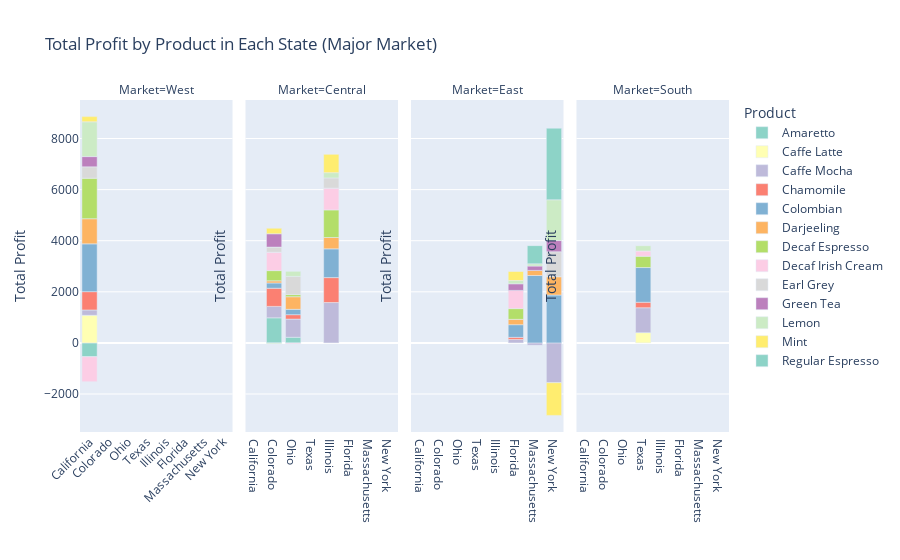

Notebook source saved alongside this figure:
### Code cell
# Profit distribution in major market
major_market = data[data['Market_size'] == 'Major Market']
major_market_summary = major_market.groupby(['State', 'Product', 'Market']).Profit.sum().reset_index()

fig = px.bar(major_market_summary, x='State', y='Profit', color='Product', 
             title='Total Profit by Product in Each State (Major Market)', 
             labels={'State': 'State', 'Profit': 'Total Profit'},
             color_discrete_sequence=px.colors.qualitative.Set3,
             facet_col='Market')

fig.update_xaxes(categoryorder='array')
fig.update_xaxes(title_text='')
fig.update_yaxes(title_text='Total Profit')
fig.update_layout(legend_title_text='Product', xaxis_tickangle=-45)

fig.show()

### Figure 1 — Plotly figure (JSON) as saved in the notebook; plotly's stock layout.template omitted (floating-point values rounded to 4 significant figures)
{"data": [{"alignmentgroup": "True", "hovertemplate": "Product=Amaretto<br>Market=West<br>State=%{x}<br>Total Profit=%{y}<extra></extra>", "legendgroup": "Amaretto", "marker": {"color": "rgb(141,211,199)", "pattern": {"shape": ""}}, "name": "Amaretto", "offsetgroup": "Amaretto", "orientation": "v", "showlegend": true, "textposition": "auto", "type": "bar", "x": ["California"], "xaxis": "x", "y": [-542], "yaxis": "y"}, {"alignmentgroup": "True", "hovertemplate": "Product=Amaretto<br>Market=Central<br>State=%{x}<br>Total Profit=%{y}<extra></extra>", "legendgroup": "Amaretto", "marker": {"color": "rgb(141,211,199)", "pattern": {"shape": ""}}, "name": "Amaretto", "offsetgroup": "Amaretto", "orientation": "v", "showlegend": false, "textposition": "auto", "type": "bar", "x": ["Colorado", "Ohio"], "xaxis": "x2", "y": [981, 219], "yaxis": "y2"}, {"alignmentgroup": "True", "hovertemplate": "Product=Caffe Latte<br>Market=West<br>State=%{x}<br>Total Profit=%{y}<extra></extra>", "legendgroup": "Caffe Latte", "marker": {"color": "rgb(255,255,179)", "pattern": {"shape": ""}}, "name": "Caffe Latte", "offsetgroup": "Caffe Latte", "orientation": "v", "showlegend": true, "textposition": "auto", "type": "bar", "x": ["California"], "xaxis": "x", "y": [1080], "yaxis": "y"}, {"alignmentgroup": "True", "hovertemplate": "Product=Caffe Latte<br>Market=South<br>State=%{x}<br>Total Profit=%{y}<extra></extra>", "legendgroup": "Caffe Latte", "marker": {"color": "rgb(255,255,179)", "pattern": {"shape": ""}}, "name": "Caffe Latte", "offsetgroup": "Caffe Latte", "orientation": "v", "showlegend": false, "textposition": "auto", "type": "bar", "x": ["Texas"], "xaxis": "x4", "y": [401], "yaxis": "y4"}, {"alignmentgroup": "True", "hovertemplate": "Product=Caffe Mocha<br>Market=West<br>State=%{x}<br>Total Profit=%{y}<extra></extra>", "legendgroup": "Caffe Mocha", "marker": {"color": "rgb(190,186,218)", "pattern": {"shape": ""}}, "name": "Caffe Mocha", "offsetgroup": "Caffe Mocha", "orientation": "v", "showlegend": true, "textposition": "auto", "type": "bar", "x": ["California"], "xaxis": "x", "y": [209], "yaxis": "y"}, {"alignmentgroup": "True", "hovertemplate": "Product=Caffe Mocha<br>Market=Central<br>State=%{x}<br>Total Profit=%{y}<extra></extra>", "legendgroup": "Caffe Mocha", "marker": {"color": "rgb(190,186,218)", "pattern": {"shape": ""}}, "name": "Caffe Mocha", "offsetgroup": "Caffe Mocha", "orientation": "v", "showlegend": false, "textposition": "auto", "type": "bar", "x": ["Colorado", "Illinois", "Ohio"], "xaxis": "x2", "y": [447, 1580, 711], "yaxis": "y2"}, {"alignmentgroup": "True", "hovertemplate": "Product=Caffe Mocha<br>Market=East<br>State=%{x}<br>Total Profit=%{y}<extra></extra>", "legendgroup": "Caffe Mocha", "marker": {"color": "rgb(190,186,218)", "pattern": {"shape": ""}}, "name": "Caffe Mocha", "offsetgroup": "Caffe Mocha", "orientation": "v", "showlegend": false, "textposition": "auto", "type": "bar", "x": ["Florida", "Massachusetts", "New York"], "xaxis": "x3", "y": [134, -97, -1560], "yaxis": "y3"}, {"alignmentgroup": "True", "hovertemplate": "Product=Caffe Mocha<br>Market=South<br>State=%{x}<br>Total Profit=%{y}<extra></extra>", "legendgroup": "Caffe Mocha", "marker": {"color": "rgb(190,186,218)", "pattern": {"shape": ""}}, "name": "Caffe Mocha", "offsetgroup": "Caffe Mocha", "orientation": "v", "showlegend": false, "textposition": "auto", "type": "bar", "x": ["Texas"], "xaxis": "x4", "y": [975], "yaxis": "y4"}, {"alignmentgroup": "True", "hovertemplate": "Product=Chamomile<br>Market=West<br>State=%{x}<br>Total Profit=%{y}<extra></extra>", "legendgroup": "Chamomile", "marker": {"color": "rgb(251,128,114)", "pattern": {"shape": ""}}, "name": "Chamomile", "offsetgroup": "Chamomile", "orientation": "v", "showlegend": true, "textposition": "auto", "type": "bar", "x": ["California"], "xaxis": "x", "y": [716], "yaxis": "y"}, {"alignmentgroup": "True", "hovertemplate": "Product=Chamomile<br>Market=Central<br>State=%{x}<br>Total Profit=%{y}<extra></extra>", "legendgroup": "Chamomile", "marker": {"color": "rgb(251,128,114)", "pattern": {"shape": ""}}, "name": "Chamomile", "offsetgroup": "Chamomile", "orientation": "v", "showlegend": false, "textposition": "auto", "type": "bar", "x": ["Colorado", "Illinois", "Ohio"], "xaxis": "x2", "y": [711, 975, 174], "yaxis": "y2"}, {"alignmentgroup": "True", "hovertemplate": "Product=Chamomile<br>Market=East<br>State=%{x}<br>Total Profit=%{y}<extra></extra>", "legendgroup": "Chamomile", "marker": {"color": "rgb(251,128,114)", "pattern": {"shape": ""}}, "name": "Chamomile", "offsetgroup": "Chamomile", "orientation": "v", "showlegend": false, "textposition": "auto", "type": "bar", "x": ["Florida"], "xaxis": "x3", "y": [82], "yaxis": "y3"}, {"alignmentgroup": "True", "hovertemplate": "Product=Chamomile<br>Market=South<br>State=%{x}<br>Total Profit=%{y}<extra></extra>", "legendgroup": "Chamomile", "marker": {"color": "rgb(251,128,114)", "pattern": {"shape": ""}}, "name": "Chamomile", "offsetgroup": "Chamomile", "orientation": "v", "showlegend": false, "textposition": "auto", "type": "bar", "x": ["Texas"], "xaxis": "x4", "y": [214], "yaxis": "y4"}, {"alignmentgroup": "True", "hovertemplate": "Product=Colombian<br>Market=West<br>State=%{x}<br>Total Profit=%{y}<extra></extra>", "legendgroup": "Colombian", "marker": {"color": "rgb(128,177,211)", "pattern": {"shape": ""}}, "name": "Colombian", "offsetgroup": "Colombian", "orientation": "v", "showlegend": true, "textposition": "auto", "type": "bar", "x": ["California"], "xaxis": "x", "y": [1871], "yaxis": "y"}, {"alignmentgroup": "True", "hovertemplate": "Product=Colombian<br>Market=Central<br>State=%{x}<br>Total Profit=%{y}<extra></extra>", "legendgroup": "Colombian", "marker": {"color": "rgb(128,177,211)", "pattern": {"shape": ""}}, "name": "Colombian", "offsetgroup": "Colombian", "orientation": "v", "showlegend": false, "textposition": "auto", "type": "bar", "x": ["Colorado", "Illinois", "Ohio"], "xaxis": "x2", "y": [206, 1125, 209], "yaxis": "y2"}, {"alignmentgroup": "True", "hovertemplate": "Product=Colombian<br>Market=East<br>State=%{x}<br>Total Profit=%{y}<extra></extra>", "legendgroup": "Colombian", "marker": {"color": "rgb(128,177,211)", "pattern": {"shape": ""}}, "name": "Colombian", "offsetgroup": "Colombian", "orientation": "v", "showlegend": false, "textposition": "auto", "type": "bar", "x": ["Florida", "Massachusetts", "New York"], "xaxis": "x3", "y": [496, 2638, 1873], "yaxis": "y3"}, {"alignmentgroup": "True", "hovertemplate": "Product=Colombian<br>Market=South<br>State=%{x}<br>Total Profit=%{y}<extra></extra>", "legendgroup": "Colombian", "marker": {"color": "rgb(128,177,211)", "pattern": {"shape": ""}}, "name": "Colombian", "offsetgroup": "Colombian", "orientation": "v", "showlegend": false, "textposition": "auto", "type": "bar", "x": ["Texas"], "xaxis": "x4", "y": [1359], "yaxis": "y4"}, {"alignmentgroup": "True", "hovertemplate": "Product=Darjeeling<br>Market=West<br>State=%{x}<br>Total Profit=%{y}<extra></extra>", "legendgroup": "Darjeeling", "marker": {"color": "rgb(253,180,98)", "pattern": {"shape": ""}}, "name": "Darjeeling", "offsetgroup": "Darjeeling", "orientation": "v", "showlegend": true, "textposition": "auto", "type": "bar", "x": ["California"], "xaxis": "x", "y": [984], "yaxis": "y"}, {"alignmentgroup": "True", "hovertemplate": "Product=Darjeeling<br>Market=Central<br>State=%{x}<br>Total Profit=%{y}<extra></extra>", "legendgroup": "Darjeeling", "marker": {"color": "rgb(253,180,98)", "pattern": {"shape": ""}}, "name": "Darjeeling", "offsetgroup": "Darjeeling", "orientation": "v", "showlegend": false, "textposition": "auto", "type": "bar", "x": ["Colorado", "Illinois", "Ohio"], "xaxis": "x2", "y": [84, 445, 494], "yaxis": "y2"}, {"alignmentgroup": "True", "hovertemplate": "Product=Darjeeling<br>Market=East<br>State=%{x}<br>Total Profit=%{y}<extra></extra>", "legendgroup": "Darjeeling", "marker": {"color": "rgb(253,180,98)", "pattern": {"shape": ""}}, "name": "Darjeeling", "offsetgroup": "Darjeeling", "orientation": "v", "showlegend": false, "textposition": "auto", "type": "bar", "x": ["Florida", "Massachusetts", "New York"], "xaxis": "x3", "y": [209, 199, 716], "yaxis": "y3"}, {"alignmentgroup": "True", "hovertemplate": "Product=Decaf Espresso<br>Market=West<br>State=%{x}<br>Total Profit=%{y}<extra></extra>", "legendgroup": "Decaf Espresso", "marker": {"color": "rgb(179,222,105)", "pattern": {"shape": ""}}, "name": "Decaf Espresso", "offsetgroup": "Decaf Espresso", "orientation": "v", "showlegend": true, "textposition": "auto", "type": "bar", "x": ["California"], "xaxis": "x", "y": [1585], "yaxis": "y"}, {"alignmentgroup": "True", "hovertemplate": "Product=Decaf Espresso<br>Market=Central<br>State=%{x}<br>Total Profit=%{y}<extra></extra>", "legendgroup": "Decaf Espresso", "marker": {"color": "rgb(179,222,105)", "pattern": {"shape": ""}}, "name": "Decaf Espresso", "offsetgroup": "Decaf Espresso", "orientation": "v", "showlegend": false, "textposition": "auto", "type": "bar", "x": ["Colorado", "Illinois", "Ohio"], "xaxis": "x2", "y": [400, 1080, 85], "yaxis": "y2"}, {"alignmentgroup": "True", "hovertemplate": "Product=Decaf Espresso<br>Market=East<br>State=%{x}<br>Total Profit=%{y}<extra></extra>", "legendgroup": "Decaf Espresso", "marker": {"color": "rgb(179,222,105)", "pattern": {"shape": ""}}, "name": "Decaf Espresso", "offsetgroup": "Decaf Espresso", "orientation": "v", "showlegend": false, "textposition": "auto", "type": "bar", "x": ["Florida"], "xaxis": "x3", "y": [420], "yaxis": "y3"}, {"alignmentgroup": "True", "hovertemplate": "Product=Decaf Espresso<br>Market=South<br>State=%{x}<br>Total Profit=%{y}<extra></extra>", "legendgroup": "Decaf Espresso", "marker": {"color": "rgb(179,222,105)", "pattern": {"shape": ""}}, "name": "Decaf Espresso", "offsetgroup": "Decaf Espresso", "orientation": "v", "showlegend": false, "textposition": "auto", "type": "bar", "x": ["Texas"], "xaxis": "x4", "y": [442], "yaxis": "y4"}, {"alignmentgroup": "True", "hovertemplate": "Product=Decaf Irish Cream<br>Market=West<br>State=%{x}<br>Total Profit=%{y}<extra></extra>", "legendgroup": "Decaf Irish Cream", "marker": {"color": "rgb(252,205,229)", "pattern": {"shape": ""}}, "name": "Decaf Irish Cream", "offsetgroup": "Decaf Irish Cream", "orientation": "v", "showlegend": true, "textposition": "auto", "type": "bar", "x": ["California"], "xaxis": "x", "y": [-976], "yaxis": "y"}, {"alignmentgroup": "True", "hovertemplate": "Product=Decaf Irish Cream<br>Market=Central<br>State=%{x}<br>Total Profit=%{y}<extra></extra>", "legendgroup": "Decaf Irish Cream", "marker": {"color": "rgb(252,205,229)", "pattern": {"shape": ""}}, "name": "Decaf Irish Cream", "offsetgroup": "Decaf Irish Cream", "orientation": "v", "showlegend": false, "textposition": "auto", "type": "bar", "x": ["Colorado", "Illinois", "Ohio"], "xaxis": "x2", "y": [716, 852, -34], "yaxis": "y2"}, {"alignmentgroup": "True", "hovertemplate": "Product=Decaf Irish Cream<br>Market=East<br>State=%{x}<br>Total Profit=%{y}<extra></extra>", "legendgroup": "Decaf Irish Cream", "marker": {"color": "rgb(252,205,229)", "pattern": {"shape": ""}}, "name": "Decaf Irish Cream", "offsetgroup": "Decaf Irish Cream", "orientation": "v", "showlegend": false, "textposition": "auto", "type": "bar", "x": ["Florida"], "xaxis": "x3", "y": [713], "yaxis": "y3"}, {"alignmentgroup": "True", "hovertemplate": "Product=Decaf Irish Cream<br>Market=South<br>State=%{x}<br>Total Profit=%{y}<extra></extra>", "legendgroup": "Decaf Irish Cream", "marker": {"color": "rgb(252,205,229)", "pattern": {"shape": ""}}, "name": "Decaf Irish Cream", "offsetgroup": "Decaf Irish Cream", "orientation": "v", "showlegend": false, "textposition": "auto", "type": "bar", "x": ["Texas"], "xaxis": "x4", "y": [205], "yaxis": "y4"}, {"alignmentgroup": "True", "hovertemplate": "Product=Earl Grey<br>Market=West<br>State=%{x}<br>Total Profit=%{y}<extra></extra>", "legendgroup": "Earl Grey", "marker": {"color": "rgb(217,217,217)", "pattern": {"shape": ""}}, "name": "Earl Grey", "offsetgroup": "Earl Grey", "orientation": "v", "showlegend": true, "textposition": "auto", "type": "bar", "x": ["California"], "xaxis": "x", "y": [445], "yaxis": "y"}, {"alignmentgroup": "True", "hovertemplate": "Product=Earl Grey<br>Market=Central<br>State=%{x}<br>Total Profit=%{y}<extra></extra>", "legendgroup": "Earl Grey", "marker": {"color": "rgb(217,217,217)", "pattern": {"shape": ""}}, "name": "Earl Grey", "offsetgroup": "Earl Grey", "orientation": "v", "showlegend": false, "textposition": "auto", "type": "bar", "x": ["Colorado", "Illinois", "Ohio"], "xaxis": "x2", "y": [204, 401, 711], "yaxis": "y2"}, {"alignmentgroup": "True", "hovertemplate": "Product=Earl Grey<br>Market=East<br>State=%{x}<br>Total Profit=%{y}<extra></extra>", "legendgroup": "Earl Grey", "marker": {"color": "rgb(217,217,217)", "pattern": {"shape": ""}}, "name": "Earl Grey", "offsetgroup": "Earl Grey", "orientation": "v", "showlegend": false, "textposition": "auto", "type": "bar", "x": ["New York"], "xaxis": "x3", "y": [978], "yaxis": "y3"}, {"alignmentgroup": "True", "hovertemplate": "Product=Green Tea<br>Market=West<br>State=%{x}<br>Total Profit=%{y}<extra></extra>", "legendgroup": "Green Tea", "marker": {"color": "rgb(188,128,189)", "pattern": {"shape": ""}}, "name": "Green Tea", "offsetgroup": "Green Tea", "orientation": "v", "showlegend": true, "textposition": "auto", "type": "bar", "x": ["California"], "xaxis": "x", "y": [403], "yaxis": "y"}, {"alignmentgroup": "True", "hovertemplate": "Product=Green Tea<br>Market=Central<br>State=%{x}<br>Total Profit=%{y}<extra></extra>", "legendgroup": "Green Tea", "marker": {"color": "rgb(188,128,189)", "pattern": {"shape": ""}}, "name": "Green Tea", "offsetgroup": "Green Tea", "orientation": "v", "showlegend": false, "textposition": "auto", "type": "bar", "x": ["Colorado"], "xaxis": "x2", "y": [522], "yaxis": "y2"}, {"alignmentgroup": "True", "hovertemplate": "Product=Green Tea<br>Market=East<br>State=%{x}<br>Total Profit=%{y}<extra></extra>", "legendgroup": "Green Tea", "marker": {"color": "rgb(188,128,189)", "pattern": {"shape": ""}}, "name": "Green Tea", "offsetgroup": "Green Tea", "orientation": "v", "showlegend": false, "textposition": "auto", "type": "bar", "x": ["Florida", "Massachusetts", "New York"], "xaxis": "x3", "y": [259, 171, 440], "yaxis": "y3"}, {"alignmentgroup": "True", "hovertemplate": "Product=Lemon<br>Market=West<br>State=%{x}<br>Total Profit=%{y}<extra></extra>", "legendgroup": "Lemon", "marker": {"color": "rgb(204,235,197)", "pattern": {"shape": ""}}, "name": "Lemon", "offsetgroup": "Lemon", "orientation": "v", "showlegend": true, "textposition": "auto", "type": "bar", "x": ["California"], "xaxis": "x", "y": [1361], "yaxis": "y"}, {"alignmentgroup": "True", "hovertemplate": "Product=Lemon<br>Market=Central<br>State=%{x}<br>Total Profit=%{y}<extra></extra>", "legendgroup": "Lemon", "marker": {"color": "rgb(204,235,197)", "pattern": {"shape": ""}}, "name": "Lemon", "offsetgroup": "Lemon", "orientation": "v", "showlegend": false, "textposition": "auto", "type": "bar", "x": ["Colorado", "Illinois", "Ohio"], "xaxis": "x2", "y": [-37, 206, 197], "yaxis": "y2"}, {"alignmentgroup": "True", "hovertemplate": "Product=Lemon<br>Market=East<br>State=%{x}<br>Total Profit=%{y}<extra></extra>", "legendgroup": "Lemon", "marker": {"color": "rgb(204,235,197)", "pattern": {"shape": ""}}, "name": "Lemon", "offsetgroup": "Lemon", "orientation": "v", "showlegend": false, "textposition": "auto", "type": "bar", "x": ["Florida", "Massachusetts", "New York"], "xaxis": "x3", "y": [129, 86, 1595], "yaxis": "y3"}, {"alignmentgroup": "True", "hovertemplate": "Product=Lemon<br>Market=South<br>State=%{x}<br>Total Profit=%{y}<extra></extra>", "legendgroup": "Lemon", "marker": {"color": "rgb(204,235,197)", "pattern": {"shape": ""}}, "name": "Lemon", "offsetgroup": "Lemon", "orientation": "v", "showlegend": false, "textposition": "auto", "type": "bar", "x": ["Texas"], "xaxis": "x4", "y": [207], "yaxis": "y4"}, {"alignmentgroup": "True", "hovertemplate": "Product=Mint<br>Market=West<br>State=%{x}<br>Total Profit=%{y}<extra></extra>", "legendgroup": "Mint", "marker": {"color": "rgb(255,237,111)", "pattern": {"shape": ""}}, "name": "Mint", "offsetgroup": "Mint", "orientation": "v", "showlegend": true, "textposition": "auto", "type": "bar", "x": ["California"], "xaxis": "x", "y": [204], "yaxis": "y"}, {"alignmentgroup": "True", "hovertemplate": "Product=Mint<br>Market=Central<br>State=%{x}<br>Total Profit=%{y}<extra></extra>", "legendgroup": "Mint", "marker": {"color": "rgb(255,237,111)", "pattern": {"shape": ""}}, "name": "Mint", "offsetgroup": "Mint", "orientation": "v", "showlegend": false, "textposition": "auto", "type": "bar", "x": ["Colorado", "Illinois"], "xaxis": "x2", "y": [216, 716], "yaxis": "y2"}, {"alignmentgroup": "True", "hovertemplate": "Product=Mint<br>Market=East<br>State=%{x}<br>Total Profit=%{y}<extra></extra>", "legendgroup": "Mint", "marker": {"color": "rgb(255,237,111)", "pattern": {"shape": ""}}, "name": "Mint", "offsetgroup": "Mint", "orientation": "v", "showlegend": false, "textposition": "auto", "type": "bar", "x": ["Florida", "New York"], "xaxis": "x3", "y": [352, -1279], "yaxis": "y3"}, {"alignmentgroup": "True", "hovertemplate": "Product=Regular Espresso<br>Market=East<br>State=%{x}<br>Total Profit=%{y}<extra></extra>", "legendgroup": "Regular Espresso", "marker": {"color": "rgb(141,211,199)", "pattern": {"shape": ""}}, "name": "Regular Espresso", "offsetgroup": "Regular Espresso", "orientation": "v", "showlegend": true, "textposition": "auto", "type": "bar", "x": ["Massachusetts", "New York"], "xaxis": "x3", "y": [713, 2802], "yaxis": "y3"}], "layout": {"annotations": [{"font": {}, "showarrow": false, "text": "Market=West", "x": 0.1175, "xanchor": "center", "xref": "paper", "y": 1, "yanchor": "bottom", "yref": "paper"}, {"font": {}, "showarrow": false, "text": "Market=Central", "x": 0.3725, "xanchor": "center", "xref": "paper", "y": 1, "yanchor": "bottom", "yref": "paper"}, {"font": {}, "showarrow": false, "text": "Market=East", "x": 0.6275, "xanchor": "center", "xref": "paper", "y": 1, "yanchor": "bottom", "yref": "paper"}, {"font": {}, "showarrow": false, "text": "Market=South", "x": 0.8825, "xanchor": "center", "xref": "paper", "y": 1, "yanchor": "bottom", "yref": "paper"}], "barmode": "relative", "legend": {"title": {"text": "Product"}, "tracegroupgap": 0}, "title": {"text": "Total Profit by Product in Each State (Major Market)"}, "xaxis": {"anchor": "y", "categoryorder": "array", "domain": [0, 0.235], "tickangle": -45, "title": {"text": ""}}, "xaxis2": {"anchor": "y2", "categoryorder": "array", "domain": [0.255, 0.49], "matches": "x", "title": {"text": ""}}, "xaxis3": {"anchor": "y3", "categoryorder": "array", "domain": [0.51, 0.745], "matches": "x", "title": {"text": ""}}, "xaxis4": {"anchor": "y4", "categoryorder": "array", "domain": [0.765, 1.0], "matches": "x", "title": {"text": ""}}, "yaxis": {"anchor": "x", "domain": [0, 1], "title": {"text": "Total Profit"}}, "yaxis2": {"anchor": "x2", "domain": [0, 1], "matches": "y", "showticklabels": false, "title": {"text": "Total Profit"}}, "yaxis3": {"anchor": "x3", "domain": [0, 1], "matches": "y", "showticklabels": false, "title": {"text": "Total Profit"}}, "yaxis4": {"anchor": "x4", "domain": [0, 1], "matches": "y", "showticklabels": false, "title": {"text": "Total Profit"}}}}
